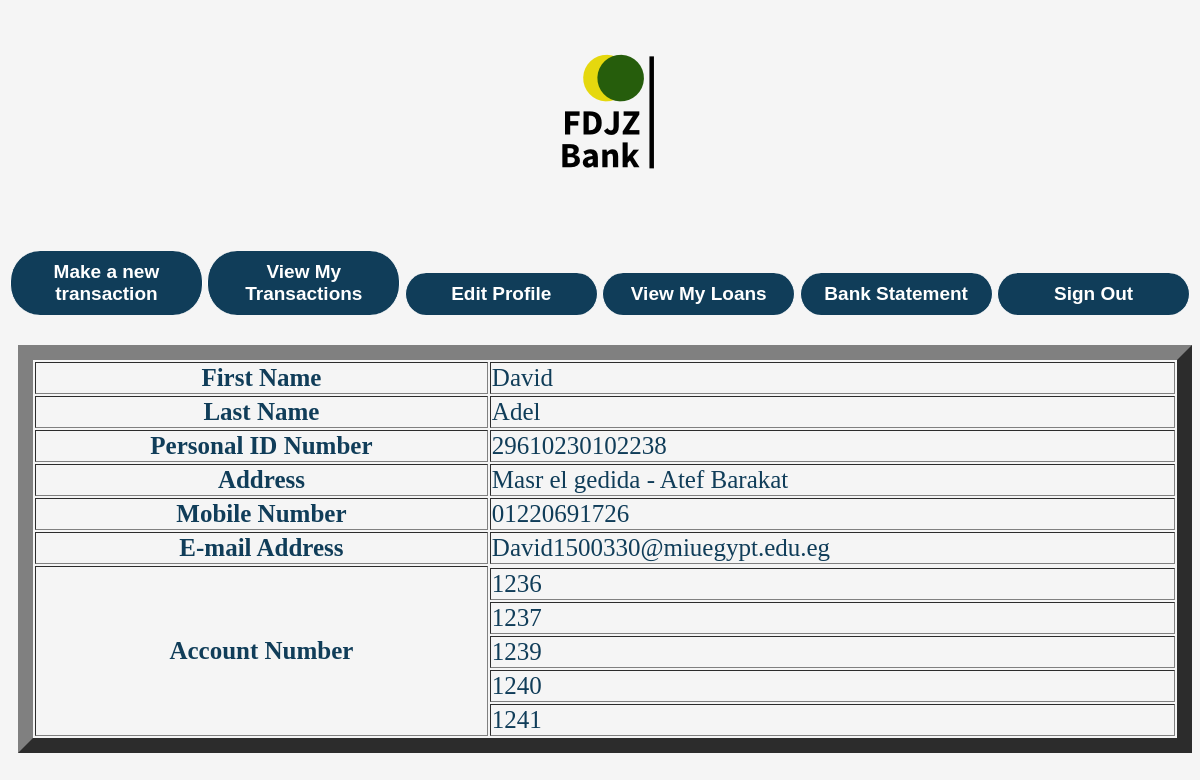
/php/UserProfile.php (signed in), run on an earlier commit of the app's database.
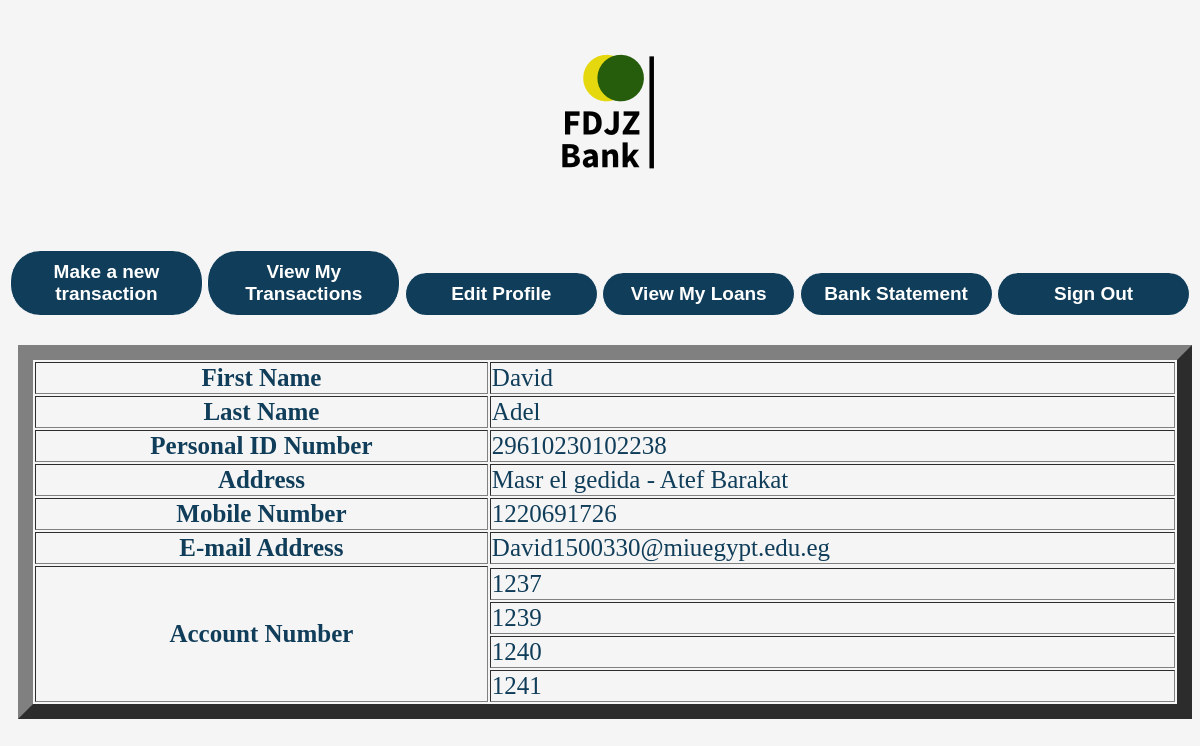
And on a later commit of the database.
### tables this page shows
CREATE TABLE `customer_account` (
  `ID` int(11) NOT NULL,
  `FNAME` varchar(50) DEFAULT NULL,
  `LNAME` varchar(50) DEFAULT NULL,
  `PersonalID` varchar(14) DEFAULT NULL,
  `Address` varchar(100) DEFAULT NULL,
  `MobileNumber` varchar(11) DEFAULT NULL,
  `Email` varchar(200) DEFAULT NULL,
  `DateOfBirth` date DEFAULT NULL,
  `WorkerID` int(11) NOT NULL,
  `DateAdded` datetime NOT NULL
);

### ClassesGedida/dbconnect.php (called while the page is built, shortened)
<?php
  class dbconnect
  {
      private $servername;
      private $username;
      private $password;
      private $db;
      private $con;
      function __construct()
      {
          $this->servername = "localhost";
          $this->username = "root";
          $this->password = "";
          $this->db = "FDJZ";
          $this->con = $this->Connect();
      }
      function connect()
      {
          $this->con = mysqli_connect($this->servername, $this->username, $this->password, $this->db);
          if ($this -> con ->connect_error)
          {
              die("Failed to connect: " .$this->con->connect_error);
          }
          else
          {
              return $this->con;
          }
      }
      function executesql($sql)
      {
        $result = mysqli_query($this->con, $sql);
        if($result == TRUE)
              {
          return $result;
        }
        else
              {
          echo "Error executing SQL statement: " .$this->con->error;
        }
      }
  }
?>

### ClassesGedida/Customer.php (called while the page is built, shortened)
<?php
class Customer extends User{
				function showUserProfile(){
				$userID = $_SESSION["userID"];
				$db_obj = new dbconnect;
				$sql = "SELECT FNAME, LNAME, PersonalID, Address, MobileNumber, Email, bank_accounts.AccountNumber
							FROM `customer_account`, `bank_accounts`
							WHERE ID = '$userID'
							AND bank_accounts.UserID = customer_account.ID";
				$result = $db_obj->executesql($sql);
      return $result;
}
			}
?>

### php/UserProfile.php (the view, shortened to what this page needs)
<!DOCTYPE html>
<html>
    <head>
        <link rel="stylesheet" type="text/css" href="../css/UserProfile.css">
    </head>
    <body>
		<?php
			include '../ClassesGedida/Customer.php';
      $customer = new Customer;
      $result = $customer->showUserProfile();
      $row =mysqli_fetch_array($result);
      $i=-1;
      while($RowOfAccountNumbers = mysqli_fetch_array($result))
      {$i++;
        $accountnumbers[$i]=$RowOfAccountNumbers["AccountNumber"];
      }
		?>
        <div class="logo">
            <h1><a href="UserProfile.php" id="logoposition"><img  src="../img/banklogo.png" alt="" /></a></h1>
        </div>
        <nav id="butts">
            <ul  class="nav">
                <li><a class="b1" href="Bank_Transaction.php">Make a new transaction</a></li>
                <li><a class="b1" href="UserTransaction.php">View My Transactions</a></li>
                <li><a class="b1" href="Editprofile.php">Edit Profile</a></li>
                <li><a class="b1" href="UserLoans.php">View My Loans</a></li>
                <li><a class="b1" href="Bank_Statement.php">Bank Statement</a></li>
                <li><a class="b1" href="Signout.php">Sign Out</a></li>
            </ul>
        </nav>
        <div id="data">
			<form id="form">
				<table border=15 width=100%>
					<tr>
						<th>First Name</th>
						<?php echo'<td>'.$row['FNAME'].'</td>'; ?>
					</tr>
					<tr>
						<th>Last Name</th>
						<?php echo'<td>'.$row['LNAME'].'</td>'; ?>
					</tr>
					<tr>
						<th>Personal ID Number</th>
						<?php echo'<td>'.$row['PersonalID'].'</td>'; ?>
					</tr>
					<tr>
						<th>Address</th>
						<?php echo'<td>'.$row['Address'].'</td>'; ?>
					</tr>
					<tr>
						<th>Mobile Number</th>
						<?php echo'<td>'.$row['MobileNumber'].'</td>'; ?>
					</tr>
					<tr>
						<th>E-mail Address</th>
						<?php echo'<td>'.$row['Email'].'</td>'; ?>
					</tr>
					<tr>
						<th rowspan="<?php echo $i + 2; ?>">Account Number</th>
  						<?php
              for ($k=0;$k<=$i;$k++){
                echo '<tr>';
                echo'<td>'.$accountnumbers[$k].'</td>';
                echo '</tr>';
              }
              ?>
					</tr>
				</table>
			</form>
        </div>
    </body>
</html>

What changed in the data, as far as the page shows it:
changed customer_account "David": MobileNumber "01220691726" → "1220691726"
Also different on the page:
list line gone: "1236"
